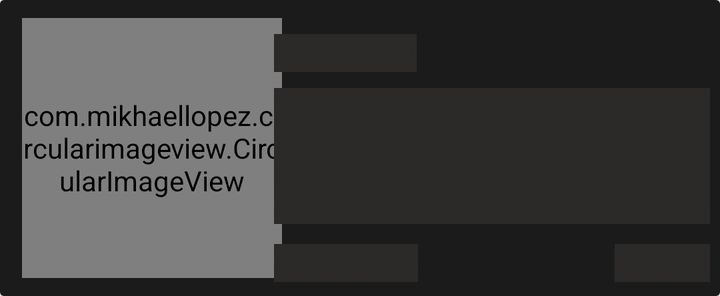
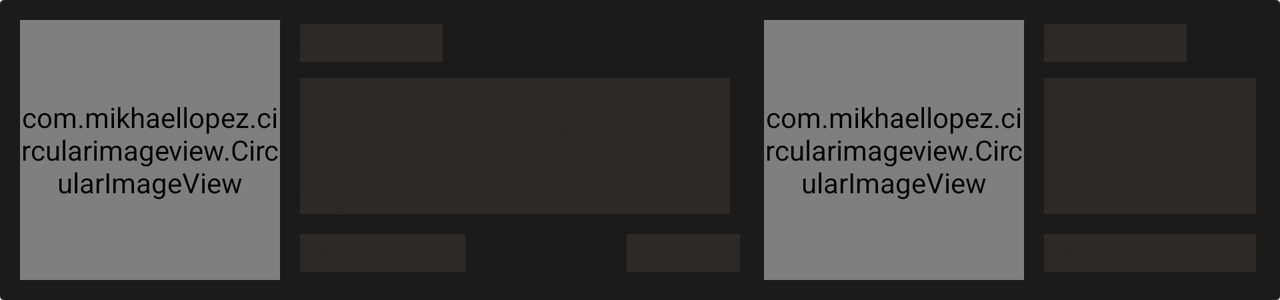

An Android layout and its configuration variant, each rendered on a device that would load it. The default file and the variant file are quoted in full after the pictures.
<!-- AndroidManifest.xml: application theme AppTheme -->
<!-- res/layout/shimmer_list_item.xml -->
<?xml version="1.0" encoding="utf-8"?>
<androidx.cardview.widget.CardView xmlns:android="http://schemas.android.com/apk/res/android"
    xmlns:app="http://schemas.android.com/apk/res-auto"
    xmlns:tools="http://schemas.android.com/tools"
    android:layout_width="match_parent"
    android:layout_height="wrap_content">

    <androidx.constraintlayout.widget.ConstraintLayout
        android:id="@+id/cl_1"
        android:layout_width="match_parent"
        android:background="#1B1B1B"
        android:padding="5dp"
        android:layout_height="wrap_content">

        <com.mikhaellopez.circularimageview.CircularImageView
            android:id="@+id/circularImageView"
            android:layout_width="130dp"
            android:layout_height="130dp"
            android:background="#2B2A2A"
            android:layout_marginLeft="6dp"
            android:scaleType="centerInside"
            app:civ_border_color="#FFFFFF"
            app:civ_border_width="4dp"
            app:civ_shadow="true"
            app:civ_shadow_color="@color/black"
            app:civ_shadow_radius="10dp"
            app:layout_constraintBottom_toBottomOf="parent"
            app:layout_constraintStart_toStartOf="parent"
            app:layout_constraintTop_toTopOf="parent" />

        <androidx.constraintlayout.widget.ConstraintLayout
            android:id="@+id/cl_2"
            android:layout_width="250dp"
            android:layout_marginLeft="8dp"
            android:padding="2dp"
            android:layout_height="wrap_content"
            app:layout_constraintLeft_toRightOf="@id/circularImageView"
            app:layout_constraintRight_toRightOf="parent"
            app:layout_constraintTop_toTopOf="parent">

            <TextView
                android:id="@+id/tv_channel_title"
                android:layout_width="wrap_content"
                android:layout_height="wrap_content"
                android:layout_marginStart="8dp"
                android:layout_marginTop="10dp"
                android:textColor="#2C2929"
                android:background="#2C2929"
                android:textStyle="bold"
                app:layout_constraintLeft_toLeftOf="@id/cl_2"
                app:layout_constraintTop_toTopOf="parent"
                android:text="BB ki Vines" />

            <TextView
                android:id="@+id/tv_channel_desc"
                android:layout_width="225dp"
                android:layout_height="wrap_content"
                android:layout_marginTop="8dp"
                android:ellipsize="end"
                android:maxLines="4"
                android:textColor="#2C2929"
                android:background="#2C2929"
                app:layout_constraintStart_toStartOf="@+id/tv_channel_title"
                app:layout_constraintTop_toBottomOf="@+id/tv_channel_title"
                android:text="This channel shows the adult comedy videos and all the characters shown in the
                    video played by bhuvan bam 1 person to many characters" />

            <TextView
                android:id="@+id/tv_publish"
                android:layout_width="wrap_content"
                android:layout_height="wrap_content"
                android:layout_marginTop="10dp"
                app:layout_constraintStart_toStartOf="@+id/tv_channel_desc"
                app:layout_constraintTop_toBottomOf="@+id/tv_channel_desc"
                android:text="2010-03-15"
                android:textColor="#2C2929"
                android:background="#2C2929"/>

            <TextView
                android:id="@+id/tv_time"
                android:layout_width="wrap_content"
                android:layout_height="wrap_content"
                android:layout_marginTop="10dp"
                app:layout_constraintEnd_toEndOf="@+id/tv_channel_desc"
                app:layout_constraintTop_toBottomOf="@+id/tv_channel_desc"
                android:text="19:51:57"
                android:textColor="#2C2929"
                android:background="#2C2929"/>

        </androidx.constraintlayout.widget.ConstraintLayout>

    </androidx.constraintlayout.widget.ConstraintLayout>


</androidx.cardview.widget.CardView>
<!-- resources referenced by this layout -->
<resources>
  <color name="black">#FF000000</color>
  <style name="AppTheme" parent="Theme.AppCompat.Light.DarkActionBar">
          
          <item name="colorPrimary">@color/purple_500</item>
          <item name="colorPrimaryDark">@color/purple_700</item>
          <item name="colorAccent">@color/teal_200</item>
          <item name="actionBarStyle">@style/YoutubeAppBarStyle</item>
          <item name="android:windowContentOverlay">@null</item>
      </style>
  <color name="purple_500">#FF6200EE</color>
  <color name="purple_700">#FF3700B3</color>
  <color name="teal_200">#FF03DAC5</color>
  <style name="YoutubeAppBarStyle" parent="Widget.AppCompat.Light.ActionBar.Solid.Inverse">
          
          <item name="elevation">0dp</item>
      </style>
</resources>
<!-- res/layout-land/shimmer_list_item.xml (the repository's variant of the layout above) -->
<!-- drawn on the phone turned sideways -->
<?xml version="1.0" encoding="utf-8"?>
<androidx.cardview.widget.CardView xmlns:android="http://schemas.android.com/apk/res/android"
    xmlns:app="http://schemas.android.com/apk/res-auto"
    android:layout_width="match_parent"
    android:layout_height="wrap_content">

    <RelativeLayout
        android:id="@+id/rl"
        android:layout_width="match_parent"
        android:layout_height="wrap_content"
        android:background="#1B1B1B"
        android:padding="5dp">

        <RelativeLayout
            android:id="@+id/rl_1"
            android:layout_width="372dp"
            android:layout_height="wrap_content"
            android:padding="5dp"
            app:layout_constraintLeft_toLeftOf="parent"
            app:layout_constraintTop_toTopOf="parent">

            <com.mikhaellopez.circularimageview.CircularImageView
                android:id="@+id/circularImageView_1"
                android:layout_width="130dp"
                android:layout_height="130dp"
                android:layout_centerVertical="true"
                android:background="#2B2A2A"
                android:scaleType="centerInside"
                app:civ_border_color="#FFFFFF"
                app:civ_border_width="4dp"
                app:civ_shadow="true"
                app:civ_shadow_color="@color/black"
                app:civ_shadow_radius="10dp" />

            <RelativeLayout
                android:id="@+id/sub_rl_1"
                android:layout_width="250dp"
                android:layout_height="wrap_content"
                android:layout_marginStart="8dp"
                android:layout_toEndOf="@id/circularImageView_1"
                android:padding="2dp">

                <TextView
                    android:id="@+id/tv_channel_title_1"
                    android:layout_width="wrap_content"
                    android:layout_height="wrap_content"
                    android:background="#2C2929"
                    android:text="@string/title"
                    android:textColor="#2C2929"
                    android:textStyle="bold" />

                <TextView
                    android:id="@+id/tv_channel_desc_1"
                    android:layout_width="215dp"
                    android:layout_height="wrap_content"
                    android:layout_below="@id/tv_channel_title_1"
                    android:layout_marginTop="8dp"
                    android:background="#2C2929"
                    android:ellipsize="end"
                    android:maxLines="4"
                    android:text="@string/channel_des"
                    android:textColor="#2C2929" />

                <TextView
                    android:id="@+id/tv_publish_1"
                    android:layout_width="wrap_content"
                    android:layout_height="wrap_content"
                    android:layout_below="@id/tv_channel_desc_1"
                    android:layout_marginTop="10dp"
                    android:background="#2C2929"
                    android:text="@string/date"
                    android:textColor="#2C2929" />

                <TextView
                    android:id="@+id/tv_time_1"
                    android:layout_width="wrap_content"
                    android:layout_height="wrap_content"
                    android:layout_below="@id/tv_channel_desc_1"
                    android:layout_alignParentEnd="true"
                    android:layout_marginTop="10dp"
                    android:background="#2C2929"
                    android:text="@string/time"
                    android:textColor="#2C2929" />

            </RelativeLayout>


        </RelativeLayout>

        <RelativeLayout
            android:id="@+id/rl_2"
            android:layout_width="wrap_content"
            android:layout_height="wrap_content"
            android:padding="5dp"
            android:layout_toEndOf="@id/rl_1">


            <com.mikhaellopez.circularimageview.CircularImageView
                android:id="@+id/circularImageView_2"
                android:layout_width="130dp"
                android:layout_height="130dp"
                android:background="#2B2A2A"
                android:scaleType="centerInside"
                app:civ_border_color="#FFFFFF"
                app:civ_border_width="4dp"
                app:civ_shadow="true"
                app:civ_shadow_color="@color/black"
                android:layout_centerVertical="true"
                app:civ_shadow_radius="10dp" />

            <RelativeLayout
                android:id="@+id/sub_rl_2"
                android:layout_width="250dp"
                android:layout_height="wrap_content"
                android:layout_marginStart="8dp"
                android:layout_toEndOf="@id/circularImageView_2"
                android:padding="2dp">

                <TextView
                    android:id="@+id/tv_channel_title_2"
                    android:layout_width="wrap_content"
                    android:layout_height="wrap_content"
                    android:background="#2C2929"
                    android:text="@string/title"
                    android:textColor="#2C2929"
                    android:textStyle="bold" />

                <TextView
                    android:id="@+id/tv_channel_desc_2"
                    android:layout_width="225dp"
                    android:layout_height="wrap_content"
                    android:layout_below="@id/tv_channel_title_2"
                    android:layout_marginTop="8dp"
                    android:background="#2C2929"
                    android:ellipsize="end"
                    android:maxLines="4"
                    android:text="@string/channel_des"
                    android:textColor="#2C2929" />

                <TextView
                    android:id="@+id/tv_publish_2"
                    android:layout_width="wrap_content"
                    android:layout_height="wrap_content"
                    android:layout_below="@id/tv_channel_desc_2"
                    android:layout_marginTop="10dp"
                    android:background="#2C2929"
                    android:text="@string/date"
                    android:textColor="#2C2929" />

                <TextView
                    android:id="@+id/tv_time_2"
                    android:layout_width="wrap_content"
                    android:layout_height="wrap_content"
                    android:layout_below="@id/tv_channel_desc_2"
                    android:layout_alignParentEnd="true"
                    android:layout_marginTop="10dp"
                    android:background="#2C2929"
                    android:text="@string/time"
                    android:textColor="#2C2929" />

            </RelativeLayout>

        </RelativeLayout>

    </RelativeLayout>

</androidx.cardview.widget.CardView>
<!-- resources referenced by the variant -->
<!-- as the phone turned sideways resolves them -->
<resources>
  <color name="black">#FF000000</color>
  <string name="channel_des">This channel shows the adult comedy videos and all the characters shown in the video played by bhuvan bam 1 person to many characters</string>
  <string name="date">2017–05–12</string>
  <string name="time">06:24PM</string>
  <string name="title">BB ki Vines</string>
  <style name="AppTheme" parent="Theme.AppCompat.Light.DarkActionBar">
          
          <item name="colorPrimary">@color/purple_500</item>
          <item name="colorPrimaryDark">@color/purple_700</item>
          <item name="colorAccent">@color/teal_200</item>
          <item name="actionBarStyle">@style/YoutubeAppBarStyle</item>
          <item name="android:windowContentOverlay">@null</item>
      </style>
  <color name="purple_500">#FF6200EE</color>
  <color name="purple_700">#FF3700B3</color>
  <color name="teal_200">#FF03DAC5</color>
  <style name="YoutubeAppBarStyle" parent="Widget.AppCompat.Light.ActionBar.Solid.Inverse">
          
          <item name="elevation">0dp</item>
      </style>
</resources>
